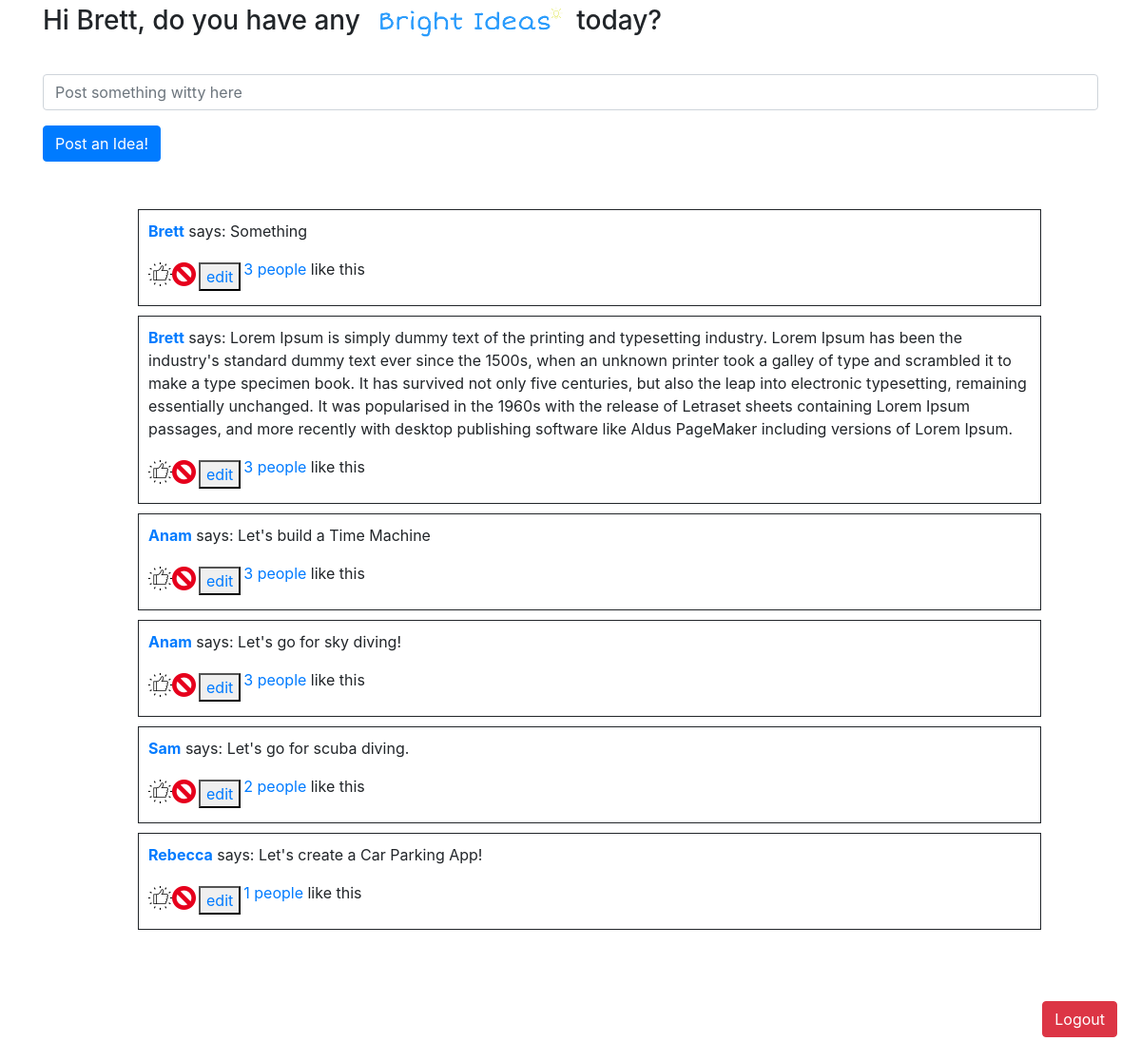
/bright_ideas (signed in), run on an earlier commit of the app's database.
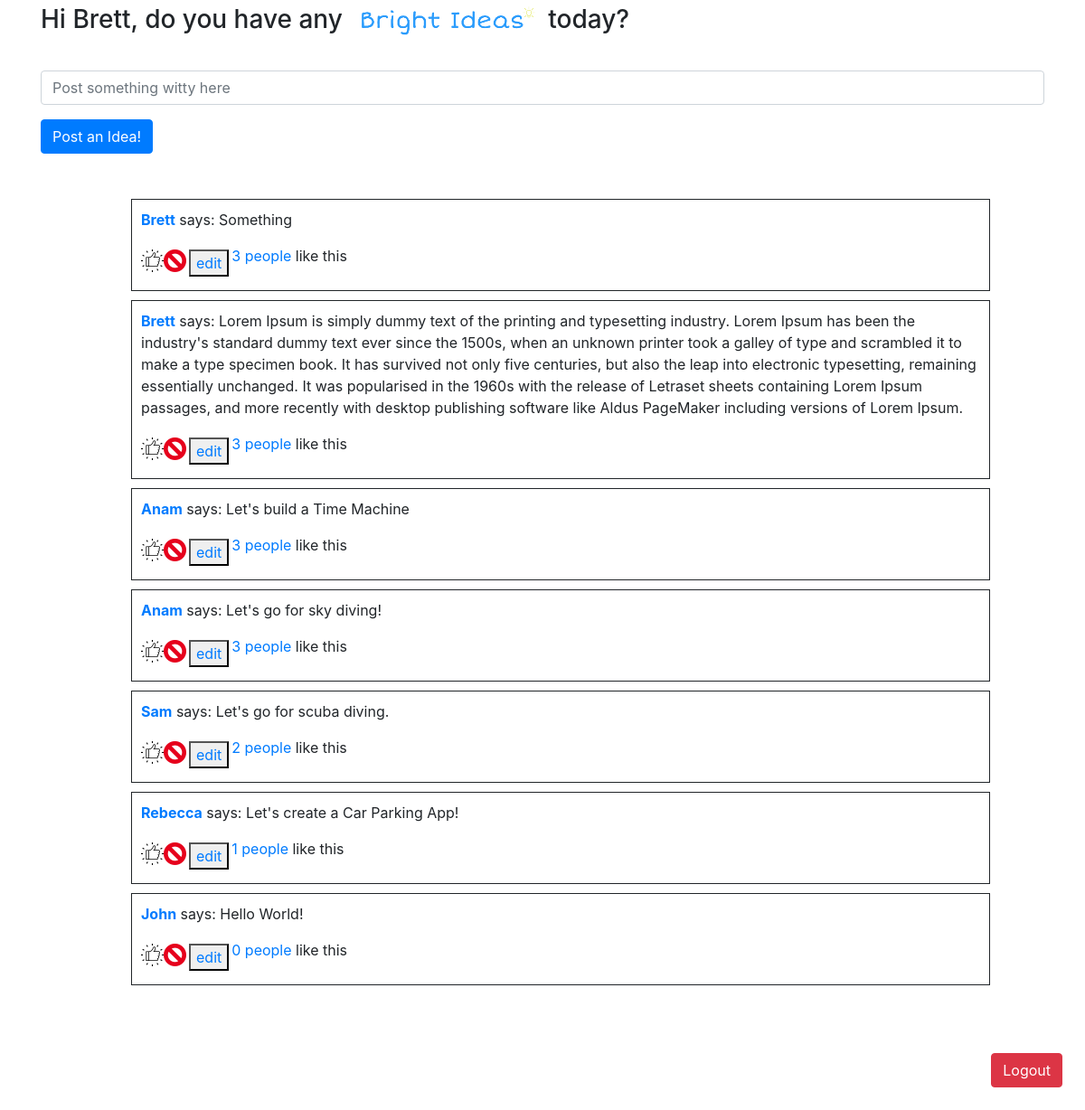
And on a later commit of the database.
### app.py (models this page shows, shortened)
class User(db.Model):
    __tablename__ = "users"
    id=db.Column(db.Integer, primary_key=True)
    first_name=db.Column(db.String(255))
    last_name=db.Column(db.String(255))
    email=db.Column(db.String(255))
    password_hash=db.Column(db.String(255))
    liked_posts=db.relationship("Post", secondary=likes_table)
    followers=db.relationship("User",
        secondary=followers_table,
        primaryjoin=id==followers_table.c.followed_id,
        secondaryjoin=id==followers_table.c.follower_id,
        backref="following")
    created_at=db.Column(db.DateTime, server_default=func.now())
    updated_at=db.Column(db.DateTime, server_default=func.now(),onupdate=func.now())

class Post(db.Model):
    __tablename__="posts"
    id=db.Column(db.Integer, primary_key=True)
    message=db.Column(db.String(255))
    author_id=db.Column(db.Integer,db.ForeignKey("users.id"))
    author=db.relationship("User", backref="posts", cascade="all")
    likers=db.relationship("User", secondary=likes_table, cascade="all")
    created_at=db.Column(db.DateTime, server_default=func.now())
    updated_at=db.Column(db.DateTime, server_default=func.now(),onupdate=func.now())

### app.py (the view)
@app.route("/bright_ideas")
def bright_ideas():
    if "user_logged_in" not in session:
        flash("Please Log In")
        return redirect("/")
    user_logged_in=User.query.get(session['user_logged_in']['id'])
    approved_users_ids = [user.id for user in user_logged_in.following] + [user_logged_in.id]
    all_posts=Post.query.all()
    return render_template("bright_ideas.html", posts=all_posts)

### templates/bright_ideas.html (shortened to what this page needs)
<!DOCTYPE html>
<html lang="en">
<head>
    <link rel="stylesheet" href="https://stackpath.bootstrapcdn.com/bootstrap/4.3.1/css/bootstrap.min.css">
    <link rel="stylesheet" type="text/css" href="{{url_for('static', filename='styles/bright_ideas.css')}}">
</head>
<body>
    <div class="container">
        <h3>Hi {{session['user_logged_in']['first']}}, do you have any<img src="/static/images/brightideas.png"> today?</h3>
        <form action="/add_post" method="POST">
            <div class="form-group">
                <input type="text" class="form-control" name="message" placeholder="Post something witty here">
            </div>
           <button type="submit" class="btn btn-primary">Post an Idea!</button>
            <br>
        </form>
        <div class="post">
            <ul style="list-style: none;">
                {% for post in posts %}
                    <li>
                        <a href="/users/{{post.author_id}}"><p><b>{{post.author.first_name}}</b></a> says: {{post.message}}</p>
                        <div class="form-inline">
                                    <!-- <form action="/posts/{{post.id}}/unlike" method="POST">
                                        <input type="image" src="/static/images/dislikeimage.png">
                                    </form> -->
                                    <form action="/posts/{{post.id}}/like" method="POST">
                                        <input type="image" src="/static/images/likeimage.png">
                                    </form>
                                <form action="/posts/{{post.id}}/delete" method="POST">
                                    <input type="image" src="/static/images/delete.png">
                                </form>
                            <div class="edit">
                                <button>
                                    <a href="/posts/{{post.id}}/edit">edit</a>
                                </button>
                            </div>
                            <a href="/brightideas/{{post.id}}"><p>{{post.likers | length}} people </a> like this</p>
                        </div>
                    </li>
                {% endfor %}
            </ul>
        </div>
    </div>
    <a href="/logout"><button type="button" class="btn btn-danger">Logout</button></a>
</body>
</html>

### static/styles/bright_ideas.css (style rules this page uses)
input[type=image] { max-width: 25px; max-height: 25px; display: inline-block; }
.form-inline { display: flex; flex-flow: row wrap; align-items: center; }
.container { min-height: 900px; }
.post { margin: 50px; }
.post li { border-style:solid; border-width:thin; margin: 10px; padding: 10px; }
.edit { margin: 3px; }
h3 img { max-width: 220px; }
a .btn { float: right; margin: 25px; }

What changed in the data, as far as the page shows it:
added Post: author.first_name "John", message "Hello World!", likers|length "0"
